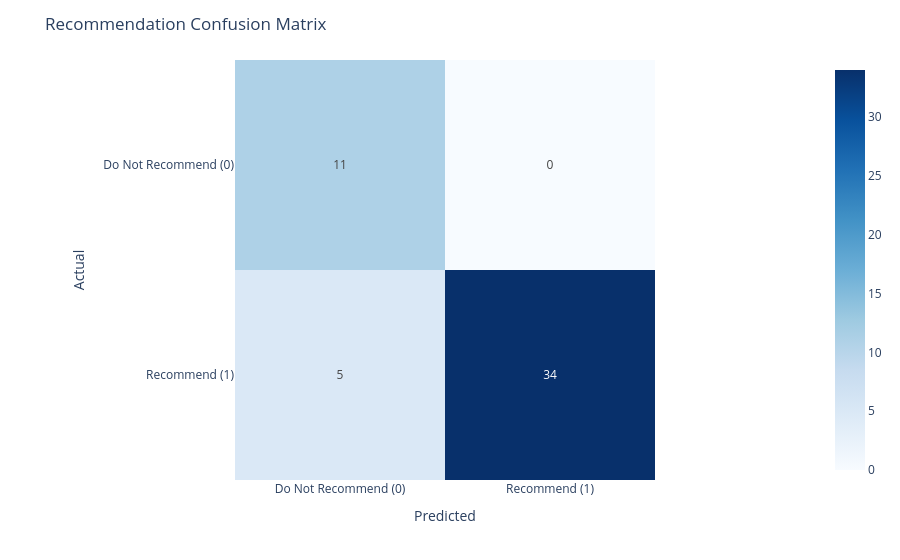

Notebook cell for this chart:
### Code cell
# Recommendation confusion matrix
cm = confusion_matrix(y_true, y_pred)
labels = ['Do Not Recommend (0)', 'Recommend (1)']
fig = px.imshow(cm, x=labels, y=labels, text_auto=True, color_continuous_scale='Blues')
fig.update_layout(title='Recommendation Confusion Matrix', xaxis_title='Predicted', yaxis_title='Actual')
fig.show()

print('\nClassification report:')
print(classification_report(y_true, y_pred, target_names=['Not recommended', 'Recommended']))

### Figure 1 — Plotly figure (JSON) as saved in the notebook; plotly's stock layout.template omitted (floating-point values rounded to 4 significant figures)
{"data": [{"coloraxis": "coloraxis", "hovertemplate": "x: %{x}<br>y: %{y}<br>color: %{z}<extra></extra>", "name": "0", "texttemplate": "%{z}", "type": "heatmap", "x": ["Do Not Recommend (0)", "Recommend (1)"], "xaxis": "x", "y": ["Do Not Recommend (0)", "Recommend (1)"], "yaxis": "y", "z": [[11, 0], [5, 34]]}], "layout": {"coloraxis": {"colorscale": [[0, "rgb(247,251,255)"], [0.125, "rgb(222,235,247)"], [0.25, "rgb(198,219,239)"], [0.375, "rgb(158,202,225)"], [0.5, "rgb(107,174,214)"], [0.625, "rgb(66,146,198)"], [0.75, "rgb(33,113,181)"], [0.875, "rgb(8,81,156)"], [1, "rgb(8,48,107)"]]}, "margin": {"t": 60}, "title": {"text": "Recommendation Confusion Matrix"}, "xaxis": {"anchor": "y", "constrain": "domain", "domain": [0, 1], "scaleanchor": "y", "title": {"text": "Predicted"}}, "yaxis": {"anchor": "x", "autorange": "reversed", "constrain": "domain", "domain": [0, 1], "title": {"text": "Actual"}}}}
